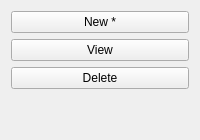
               <widget class="QWidget" name="widget_6" native="true">
                <property name="styleSheet">
                 <string notr="true"/>
                </property>
                <layout class="QVBoxLayout" name="verticalLayout_14">
                 <item>
                  <widget class="QPushButton" name="btnVNewUser">
                   <property name="text">
                    <string>New *</string>
                   </property>
                  </widget>
                 </item>
                 <item>
                  <widget class="QPushButton" name="btnVUsers">
                   <property name="text">
                    <string>View</string>
                   </property>
                  </widget>
                 </item>
                 <item>
                  <widget class="QPushButton" name="btnVDelUsers">
                   <property name="text">
                    <string>Delete</string>
                   </property>
                  </widget>
                 </item>
                 <item>
                  <spacer name="verticalSpacer_7">
                   <property name="orientation">
                    <enum>Qt::Vertical</enum>
                   </property>
                   <property name="sizeHint" stdset="0">
                    <size>
                     <width>20</width>
                     <height>40</height>
                    </size>
                   </property>
                  </spacer>
                 </item>
                </layout>
               </widget>
